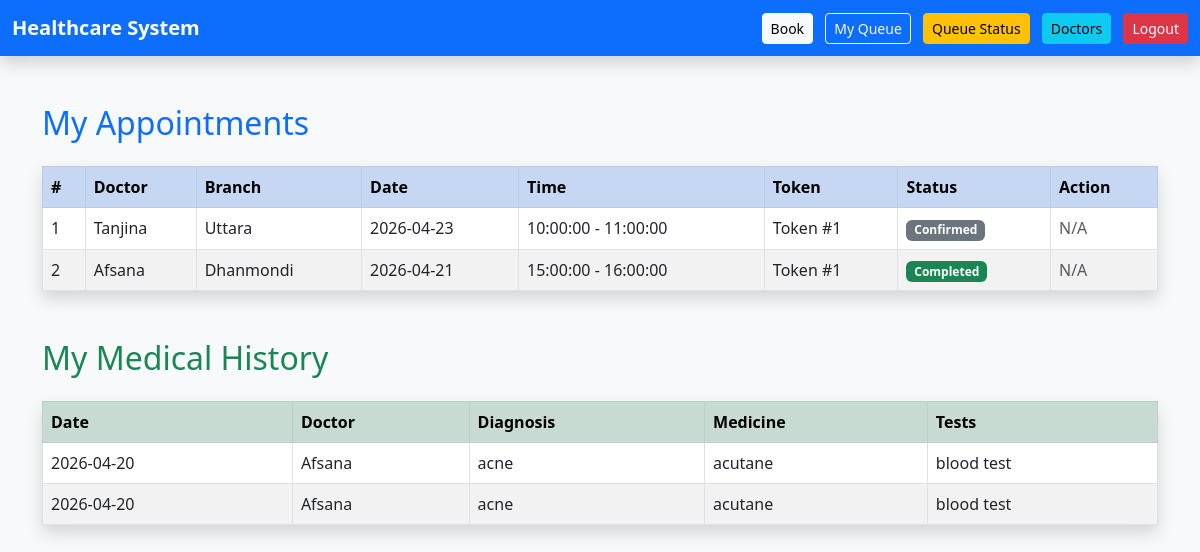
The page /patient_dashboard.php (signed in) on the database its author committed.
### tables this page shows
CREATE TABLE `appointment` (
  `appointment_id` int(11) NOT NULL,
  `patient_id` int(11) DEFAULT NULL,
  `doctor_id` int(11) DEFAULT NULL,
  `branch_id` int(11) DEFAULT NULL,
  `slot_id` int(11) DEFAULT NULL,
  `appointment_date` date DEFAULT NULL,
  `booking_time` timestamp NOT NULL DEFAULT current_timestamp(),
  `appointment_status` varchar(20) DEFAULT NULL,
  `reason_for_visit` text DEFAULT NULL
);

CREATE TABLE `doctor` (
  `doctor_id` int(11) NOT NULL,
  `first_name` varchar(50) DEFAULT NULL,
  `last_name` varchar(50) DEFAULT NULL,
  `email` varchar(100) DEFAULT NULL,
  `password` varchar(255) DEFAULT NULL,
  `phone` varchar(20) DEFAULT NULL,
  `specialization` varchar(100) DEFAULT NULL,
  `qualification` varchar(100) DEFAULT NULL,
  `experience_years` int(11) DEFAULT NULL,
  `branch_id` int(11) DEFAULT NULL
);

CREATE TABLE `branch` (
  `branch_id` int(11) NOT NULL,
  `branch_name` varchar(100) DEFAULT NULL,
  `location` varchar(100) DEFAULT NULL,
  `city` varchar(50) DEFAULT NULL,
  `district` varchar(50) DEFAULT NULL,
  `contact_number` varchar(20) DEFAULT NULL
);

CREATE TABLE `timeslot` (
  `slot_id` int(11) NOT NULL,
  `start_time` time DEFAULT NULL,
  `end_time` time DEFAULT NULL,
  `max_patients` int(11) DEFAULT NULL
);

CREATE TABLE `queue` (
  `queue_id` int(11) NOT NULL,
  `appointment_id` int(11) DEFAULT NULL,
  `branch_id` int(11) DEFAULT NULL,
  `queue_number` int(11) DEFAULT NULL,
  `queue_status` varchar(20) DEFAULT NULL,
  `checkin_time` timestamp NOT NULL DEFAULT current_timestamp()
);

CREATE TABLE `medical_history` (
  `history_id` int(11) NOT NULL,
  `patient_id` int(11) DEFAULT NULL,
  `doctor_id` int(11) DEFAULT NULL,
  `diagnosis` text DEFAULT NULL,
  `prescribed_medicine` text DEFAULT NULL,
  `recommended_tests` text DEFAULT NULL,
  `visit_date` date DEFAULT NULL
);

### patient_dashboard.php (the view, shortened to what this page needs)
<?php
include("db.php");
$patient_id = $_SESSION['patient_id'];
$sql = "SELECT a.*,
d.first_name as doctor,
b.branch_name,
t.start_time, t.end_time,
q.queue_number
FROM appointment a
JOIN doctor d ON a.doctor_id = d.doctor_id
JOIN branch b ON a.branch_id = b.branch_id
JOIN timeslot t ON a.slot_id = t.slot_id
LEFT JOIN queue q ON a.appointment_id = q.appointment_id
WHERE a.patient_id = ?
ORDER BY a.appointment_date DESC";
$stmt = $conn->prepare($sql);
$stmt->bind_param("i", $patient_id);
$stmt->execute();
$appointments = $stmt->get_result();
$history_sql = "
SELECT m.*, d.first_name as doctor
FROM medical_history m
JOIN doctor d ON m.doctor_id = d.doctor_id
WHERE m.patient_id=?
ORDER BY m.visit_date DESC
";
$stmt2 = $conn->prepare($history_sql);
$stmt2->bind_param("i", $patient_id);
$stmt2->execute();
$history = $stmt2->get_result();
?>
<!DOCTYPE html>
<html>
<head>
<link href="https://cdn.jsdelivr.net/npm/bootstrap@5.3.0/dist/css/bootstrap.min.css" rel="stylesheet">
</head>
<body class="bg-light">
<nav class="navbar navbar-expand-lg navbar-dark bg-primary shadow">
<div class="container-fluid">
<a class="navbar-brand fw-bold" href="#">Healthcare System</a>
<div>
<a href="book_appointment.php" class="btn btn-light btn-sm me-2">Book</a>
<a href="my_queue.php" class="btn btn-outline-light btn-sm me-2">My Queue</a>
<a href="queue_status.php" class="btn btn-warning btn-sm me-2">Queue Status</a>
<a href="doctor_list.php" class="btn btn-info btn-sm me-2">Doctors</a>
<a href="logout.php" class="btn btn-danger btn-sm">Logout</a>
</div>
</div>
</nav>
<div class="container mt-5">
<h2 class="text-primary mb-4">My Appointments</h2>
<table class="table table-bordered table-striped shadow">
<tr class="table-primary">
<th>#</th>
<th>Doctor</th>
<th>Branch</th>
<th>Date</th>
<th>Time</th>
<th>Token</th>
<th>Status</th>
<th>Action</th>
</tr>
<?php
$serial = 1;
while($row = $appointments->fetch_assoc()){
?>
<tr>
<td><?= $serial++ ?></td>
<td><?= htmlspecialchars($row['doctor']) ?></td>
<td><?= htmlspecialchars($row['branch_name']) ?></td>
<td><?= $row['appointment_date'] ?></td>
<td><?= $row['start_time']." - ".$row['end_time'] ?></td>
<td>
<?= $row['queue_number']
    ? "Token #".$row['queue_number']
    : "Not assigned"; ?>
</td>
<td>
<span class="badge bg-<?php
echo ($row['appointment_status']=='Pending')?'warning':
     (($row['appointment_status']=='Completed')?'success':'secondary'); ?>">
<?= $row['appointment_status']; ?>
</span>
</td>
<td>
<?php
if ($row['appointment_status'] == 'Pending') {
echo "<a class='btn btn-sm btn-danger'
href='cancel_appointment.php?id=".$row['appointment_id']."'
onclick=\"return confirm('Cancel appointment?')\">
Cancel</a>";
} else {
echo "<span class='text-muted'>N/A</span>";
}
?>
</td>
</tr>
<?php } ?>
</table>
<h2 class="text-success mt-5 mb-4">My Medical History</h2>
<?php if ($history->num_rows > 0) { ?>
<table class="table table-bordered table-striped shadow">
<tr class="table-success">
<th>Date</th>
<th>Doctor</th>
<th>Diagnosis</th>
<th>Medicine</th>
<th>Tests</th>
</tr>
<?php while($row = $history->fetch_assoc()) { ?>
<tr>
<td><?= $row['visit_date'] ?></td>
<td><?= htmlspecialchars($row['doctor']) ?></td>
<td><?= htmlspecialchars($row['diagnosis']) ?></td>
<td><?= htmlspecialchars($row['prescribed_medicine']) ?></td>
<td><?= htmlspecialchars($row['recommended_tests']) ?></td>
</tr>
<?php } ?>
</table>
<?php } else { ?>
<div class="alert alert-info shadow">
No medical history found yet.
</div>
<?php } ?>
</div>
</body>
</html>

### rows shown on the page
appointment: doctor.first_name "Tanjina", branch.branch_name "Uttara", appointment_date "2026-04-23", slot.start_time "10:00:00", slot.end_time "11:00:00", queue.queue_number "1", appointment_status "Confirmed", shows "N/A"
appointment: doctor.first_name "Afsana", branch.branch_name "Dhanmondi", appointment_date "2026-04-21", slot.start_time "15:00:00", slot.end_time "16:00:00", queue.queue_number "1", appointment_status "Completed", shows "N/A"
medical_history: visit_date "2026-04-20", doctor.first_name "Afsana", diagnosis "acne", prescribed_medicine "acutane", recommended_tests "blood test"
medical_history: visit_date "2026-04-20", doctor.first_name "Afsana", diagnosis "acne", prescribed_medicine "acutane", recommended_tests "blood test"
